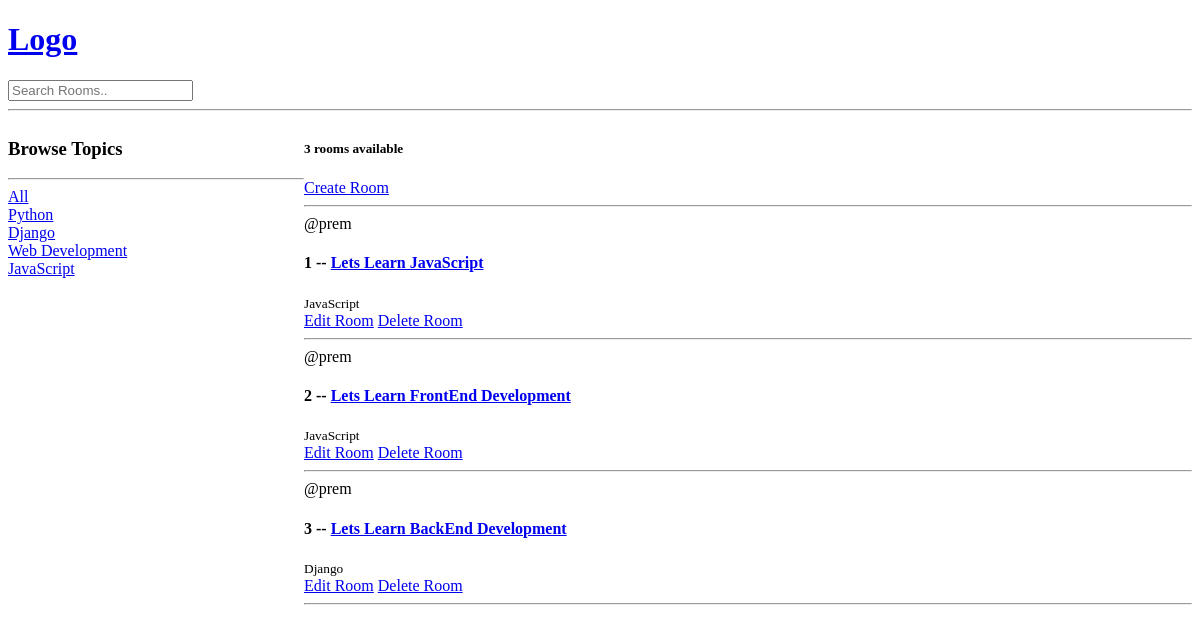
Before: / with the older database file.
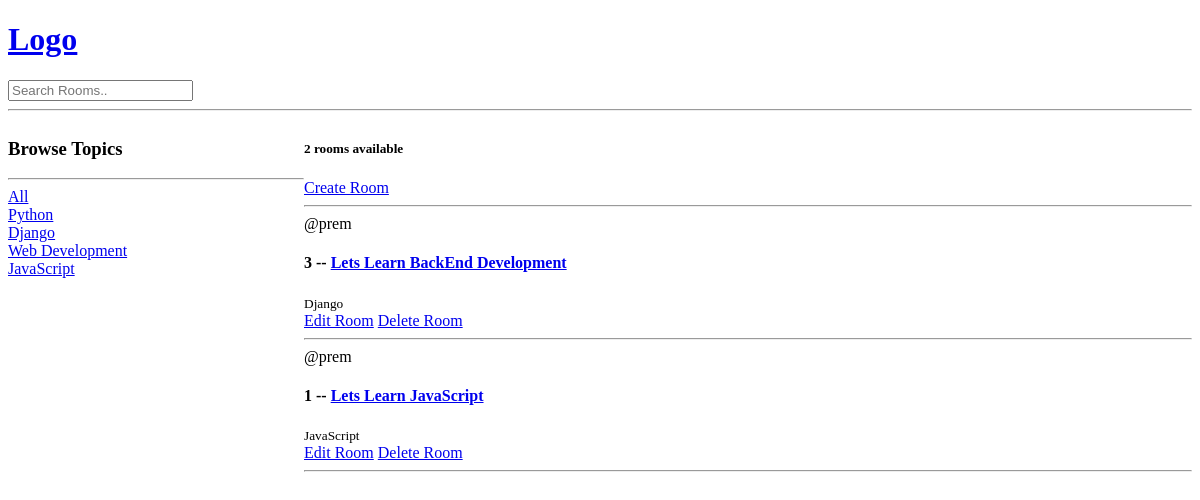
After: the same page with the newer database file.
### base/models.py (models this page shows, shortened)
class Topic(models.Model):
    name = models.CharField(max_length=200)

class Room(models.Model):
    host = models.ForeignKey(User, on_delete=models.SET_NULL, null=True)
    topic = models.ForeignKey(Topic, on_delete=models.SET_NULL, null=True)
    name = models.CharField(max_length=200)
    description = models.TextField(null=True, blank=True)
    updated = models.DateTimeField(auto_now=True)
    created = models.DateTimeField(auto_now_add=True)
    class Meta:
        ordering = ['-updated', '-created']

### base/views.py (the view)
# urls.py: path('', views.home, name = "home"),
def home(request):
    q = request.GET.get('q') if request.GET.get('q') != None else ''
    rooms = Room.objects.filter(
                                Q(topic__name__icontains=q)
                                &
                                Q(name__icontains=q)
                                &
                                Q(description__icontains=q)
                                )
    topics = Topic.objects.all()
    room_count = rooms.count()
    context = {'rooms' : rooms, 'topics' : topics, 'room_count': room_count}
    return render(request, "base/home.html", context)

### base/templates/base/home.html (shortened to what this page needs)
{% extends 'main.html' %}
{% block content %}
<div class="home-container">
    <div>
        <h3>
            Browse Topics
        </h3>
        <hr>
        <div>
            <a href="{% url 'home' %}">All</a>
        </div>
        {% for topic in topics %}
            <div>
                <a href="{% url 'home' %}?q={{topic.name}}">{{topic.name}}</a>
            </div>
        {% endfor %}
    </div>
    <div>
        <h5>{{room_count}} rooms available</h5>
        <a href="{%  url 'create-room'%}"> Create Room</a>
        <hr>
        <div>
            {% for room in rooms%}
            <div>
                <span> @{{room.host.username}}</room></span>
                <h4>{{room.id}} -- <a href="{% url 'room' room.id %}">{{room.name}}</a></h4>
                <small>{{room.topic.name}}</small><br>
                <a href="{% url 'update-room' room.id %}"> Edit Room</a>
                <a href="{% url 'delete-room' room.id %}"> Delete Room</a>
                <hr>
            </div>
            {% endfor %}
        </div>
    </div>
</div>
{% endblock content %}

### templates/main.html (shortened to what this page needs)
<!DOCTYPE html>
<html lang="en">
<head>
</head>
<body>
    {% include 'navbar.html' %}
    {% block content %}
    {% endblock %}
</body>
</html>

### templates/navbar.html
<a href="/">
    <h1>Logo</h1>
</a>
<form action="{% url 'home' %}" method="GET">
    <input type="text" name="q" placeholder="Search Rooms.."/>
</form>
<hr>

### base/templates/base/home.html (style rules this page uses)
.home-container { display: grid; grid-template-columns: 1fr 3fr; }

Changed rows visible on the page:
removed Room: host.username "prem", id "2", name "Lets Learn FrontEnd Development", topic.name "JavaScript"
changed Room "Lets Learn BackEnd Development": moves up the list
Other visible differences:
{{ room_count }}: "3" → "2"
